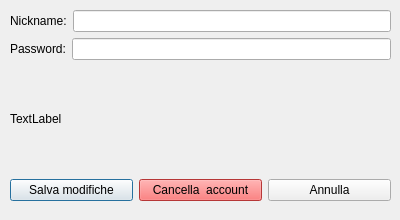
<?xml version="1.0" encoding="UTF-8"?>
<ui version="4.0">
 <class>AccountUserWindow</class>
 <widget class="QDialog" name="AccountUserWindow">
  <property name="geometry">
   <rect>
    <x>0</x>
    <y>0</y>
    <width>400</width>
    <height>220</height>
   </rect>
  </property>
  <property name="windowTitle">
   <string>Il mio account</string>
  </property>
  <widget class="QWidget" name="horizontalLayoutWidget">
   <property name="geometry">
    <rect>
     <x>10</x>
     <y>170</y>
     <width>381</width>
     <height>41</height>
    </rect>
   </property>
   <layout class="QHBoxLayout" name="horizontalLayout">
    <item>
     <widget class="QPushButton" name="pushButton_2">
      <property name="text">
       <string>Salva modifiche</string>
      </property>
     </widget>
    </item>
    <item>
     <widget class="QPushButton" name="pushButton">
      <property name="styleSheet">
       <string notr="true">background-color: rgb(255, 77, 77)</string>
      </property>
      <property name="text">
       <string>Cancella  account</string>
      </property>
     </widget>
    </item>
    <item>
     <widget class="QPushButton" name="pushButton_3">
      <property name="text">
       <string>Annulla</string>
      </property>
     </widget>
    </item>
   </layout>
  </widget>
  <widget class="QWidget" name="verticalLayoutWidget">
   <property name="geometry">
    <rect>
     <x>10</x>
     <y>10</y>
     <width>381</width>
     <height>161</height>
    </rect>
   </property>
   <layout class="QVBoxLayout" name="verticalLayout">
    <item>
     <layout class="QHBoxLayout" name="horizontalLayout_2">
      <item>
       <widget class="QLabel" name="label">
        <property name="text">
         <string>Nickname:</string>
        </property>
       </widget>
      </item>
      <item>
       <widget class="QLineEdit" name="lineEdit"/>
      </item>
     </layout>
    </item>
    <item>
     <layout class="QHBoxLayout" name="horizontalLayout_3">
      <item>
       <widget class="QLabel" name="label_2">
        <property name="text">
         <string>Password:</string>
        </property>
       </widget>
      </item>
      <item>
       <widget class="QLineEdit" name="lineEdit_2"/>
      </item>
     </layout>
    </item>
    <item>
     <widget class="QLabel" name="label_5">
      <property name="text">
       <string>TextLabel</string>
      </property>
     </widget>
    </item>
   </layout>
  </widget>
 </widget>
 <resources/>
 <connections/>
</ui>
